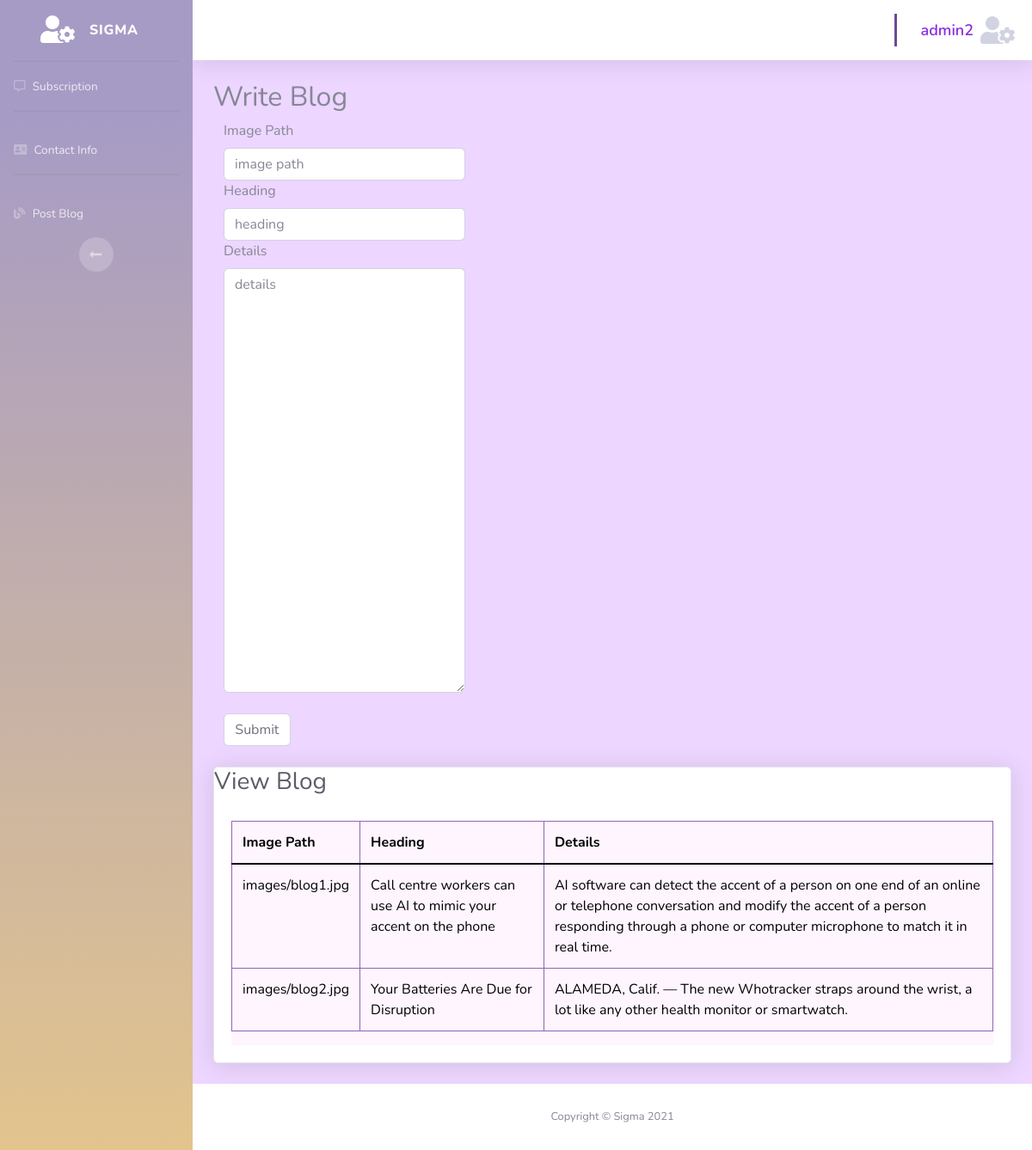
/postblog.php (signed in), run on the app's committed database.
### tables this page shows
CREATE TABLE `blogtable` (
  `blogid` int(100) NOT NULL,
  `imageB` varchar(255) NOT NULL,
  `heading` varchar(255) NOT NULL,
  `details` varchar(255) NOT NULL
);

### postblog.php (the view, shortened to what this page needs)
<?php
include "database/database.php";
$select_sql = "SELECT * FROM blogtable";
$selectALL = $database -> query($select_sql);
?>
<!DOCTYPE html>
<html lang="en">
<head>
    <link href="vendor/fontawesome-free/css/all.min.css" rel="stylesheet" type="text/css">
    <link rel="stylesheet" href="css/custom.css">
    <link href="https://cdn.jsdelivr.net/npm/bootstrap@5.0.2/dist/css/bootstrap.min.css" rel="stylesheet"
>
    <link rel="stylesheet" href="https://use.fontawesome.com/releases/v5.15.3/css/all.css"
>
    <link href="css/technoProVer3.css" rel="stylesheet">
    <link href="vendor/datatables/dataTables.bootstrap4.css" rel="stylesheet">
</head>
<body id="page-top">
    <div id="wrapper">
        <ul class="navbar-nav bg-gradient-primary sidebar sidebar-dark accordion cbg" id="accordionSidebar">
            <a class="sidebar-brand d-flex align-items-center justify-content-center" href="admin.php">
                <div class="sidebar-brand-icon">
                    <i class="fas fa-user-cog"></i>
                </div>
                <div class="sidebar-brand-text mx-3">Sigma</div>
            </a>
            <hr class="sidebar-divider my-0">
            <li class="nav-item">
                <a class="nav-link" href="admin.php">
                    <i class="far fa-comment-alt"></i>
                    <span>Subscription</span></a>
            </li>
            <hr class="sidebar-divider">
            <li class="nav-item">
                <a class="nav-link" href="contact.php">
                <i class="fas fa-address-card"></i>
                    <span>Contact Info</span></a>
            </li>
            <hr class="sidebar-divider">
            <li class="nav-item">
                <a class="nav-link" href="postblog.php">
                <i class="fas fa-blog"></i>
                    <span>Post Blog</span></a>
            </li>
            <div class="text-center d-none d-md-inline">
                <button class="rounded-circle border-0" id="sidebarToggle"></button>
            </div>
        </ul>
        <div id="content-wrapper" class="d-flex flex-column">
            <div id="content">
                <nav class="navbar navbar-expand navbar-light bg-white topbar mb-4 static-top shadow">
                    <ul class="navbar-nav ml-auto">
                        <div class="topbar-divider d-none d-sm-block"></div>
                        <li class="nav-item dropdown no-arrow">
                            <a class="nav-link dropdown-toggle" href="#" id="userDropdown" role="button"
                                data-toggle="dropdown" aria-haspopup="true" aria-expanded="false">
                                <span
                                    class="mr-2 d-none d-lg-inline userS"><?php echo isset($_SESSION['username'])?$_SESSION['username']:""; ?></span>
                                <i class="img-profile cprofile fas fa-user-cog"></i>
                            </a>
                        </li>
                    </ul>
                </nav>
                <div class="container-fluid">
                    <div class="row">
                        <div class="col-lg-8">
                            <form id="appointment-form" role="form" method="post"
                                action="<?php echo $_SERVER['PHP_SELF']; ?>" class="row">
                                <div class="section-title wow fadeInUp" data-wow-delay="0.4s">
                                    <h2>Write Blog</h2>
                                </div>
                                <div class="wow fadeInUp" data-wow-delay="0.8s">
                                    <div class="col-md-6 col-sm-6">
                                        <label for="image">Image Path</label>
                                        <input type="text" class="form-control" id="image" name="image"
                                            placeholder="image path" required>
                                    </div>
                                    <div class="col-md-6 col-sm-6">
                                        <label for="Heading">Heading</label>
                                        <input type="text" class="form-control" id="heading" name="heading"
                                            placeholder="heading" required>
                                    </div>
                                    <div class="col-md-6 col-sm-6">
                                        <label for="Details">Details</label>
                                        <textarea class="form-control" rows="20" id="details" name="details"
                                            placeholder="details" required></textarea>
                                    </div>
                                    <div class="col-sm-2 my-4">
                                    <button type="submit" class="form-control" id="bsubmit" name="bsubmit">Submit
                                        </button>
                                    </div>
                                </div>
                            </form>
                        </div>
                    </div>
                    <div class="card shadow mb-4">
                    <h1 class="h3 mb-2 text-gray-800">View Blog</h1>
                        <div class="card-body">
                            <div class="table-responsive">
                                <table class="table table-bordered" id="dataTable" width="100%" cellspacing="0">
                                    <thead>
                                        <tr>
                                            <th>Image Path</th>
                                            <th>Heading</th>
                                            <th>Details</th>
                                        </tr>
                                    </thead>
                                    <tbody>
                                        <?php if($selectALL -> num_rows>0){ ?>
                                        <?php while($grabData=$selectALL -> fetch_assoc()) {?>
                                        <tr>
                                            <td><?php echo $grabData['imageB'];?></td>
                                            <td><?php echo $grabData['heading'];?></td>
                                            <td><?php echo $grabData['details'];?></td>
                                        </tr>
                                        <?php }?>
                                        <?php }?>
                                    </tbody>
                                </table>
                            </div>
                        </div>
                    </div>
                </div>
            </div>
            <footer class="sticky-footer bg-white">
                <div class="container my-auto">
                    <div class="copyright text-center my-auto">
                        <span>Copyright &copy; Sigma 2021</span>
                    </div>
                </div>
            </footer>
        </div>
    </div>
</body>
</html>

### css/custom.css (style rules this page uses)
.cbg { background-image: linear-gradient(180deg, #a69bc5 10%, #e2c48d 100%) !important; background-size: cover !important; }
.cprofile { font-size: 32px; }
.userS { font-size: 18px; font-weight: 600 !important; color: blueviolet; }

### data on the page
blogtable: imageB "images/blog1.jpg", heading "Call centre workers can use AI to mimic your accent on the phone", details "AI software can detect the accent of a person on one end of an online or telephone conversation and modify the accent of a person responding through a phone or computer microphone to match it in real time."
blogtable: imageB "images/blog2.jpg", heading "Your Batteries Are Due for Disruption", details "ALAMEDA, Calif. — The new Whotracker straps around the wrist, a lot like any other health monitor or smartwatch."

### other printed values
$_SESSION['username'] "admin2"
